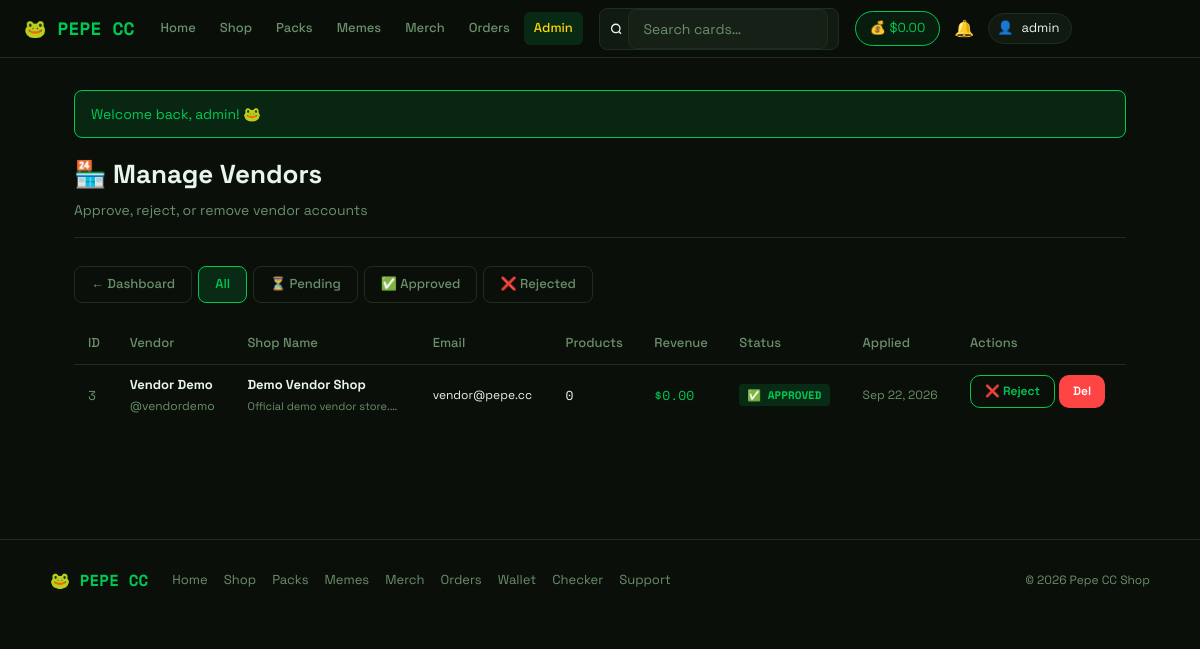
Screenshot of /admin/vendors.php (signed in) with the database file from the repository.
### tables this page shows
CREATE TABLE IF NOT EXISTS users (
    id                INT AUTO_INCREMENT PRIMARY KEY,
    first_name        VARCHAR(100) NOT NULL,
    last_name         VARCHAR(100) NOT NULL,
    email             VARCHAR(191) NOT NULL UNIQUE,
    username          VARCHAR(100) NOT NULL UNIQUE,
    password          VARCHAR(255) NOT NULL,
    role              ENUM('user','admin','vendor') DEFAULT 'user',
    vendor_status     ENUM('pending','approved','rejected') DEFAULT NULL,
    shop_name         VARCHAR(255) DEFAULT NULL,
    shop_desc         TEXT         DEFAULT NULL,
    vendor_applied_at DATETIME     DEFAULT NULL,
    balance           DECIMAL(10,2) NOT NULL DEFAULT 0.00,
    total_spent       DECIMAL(10,2) NOT NULL DEFAULT 0.00,
    referral_code     VARCHAR(20)  DEFAULT NULL UNIQUE,
    referred_by       INT          DEFAULT NULL,
    vip_level         INT          DEFAULT 0,
    created_at        DATETIME     DEFAULT CURRENT_TIMESTAMP
);

### admin/vendors.php (the view, shortened to what this page needs)
<?php
require_once __DIR__ . '/../config/helpers.php';
$db     = getDB();
$filter = $_GET['filter'] ?? 'all';
$where   = ($filter !== 'all') ? "AND vendor_status='$filter'" : '';
$vendors = $db->query("
    SELECT u.*,
           COUNT(DISTINCT p.id) AS product_count,
           COALESCE(SUM(oi.price),0) AS revenue
    FROM users u
    LEFT JOIN products p ON p.vendor_id=u.id AND p.vendor_status='approved'
    LEFT JOIN order_items oi ON oi.vendor_id=u.id
    LEFT JOIN orders o ON o.id=oi.order_id AND o.status='completed'
    WHERE u.role='vendor' $where
    GROUP BY u.id
    ORDER BY u.vendor_applied_at DESC
");
require_once __DIR__ . '/../includes/header.php';
?>
<div class="page-header">
  <div><h1>🏪 Manage Vendors</h1><p>Approve, reject, or remove vendor accounts</p></div>
</div>
<div class="tabs" style="margin-bottom:20px">
  <a class="tab" href="/admin/index.php">← Dashboard</a>
  <a class="tab <?= $filter==='all'?'active':'' ?>" href="?filter=all">All</a>
  <a class="tab <?= $filter==='pending'?'active':'' ?>" href="?filter=pending">⏳ Pending</a>
  <a class="tab <?= $filter==='approved'?'active':'' ?>" href="?filter=approved">✅ Approved</a>
  <a class="tab <?= $filter==='rejected'?'active':'' ?>" href="?filter=rejected">❌ Rejected</a>
</div>
<div class="table-wrap">
  <table>
    <thead>
      <tr><th>ID</th><th>Vendor</th><th>Shop Name</th><th>Email</th><th>Products</th><th>Revenue</th><th>Status</th><th>Applied</th><th>Actions</th></tr>
    </thead>
    <tbody>
    <?php while ($v = $vendors->fetch_assoc()): ?>
    <tr>
      <td class="mono muted"><?= $v['id'] ?></td>
      <td>
        <strong><?= clean($v['first_name'].' '.$v['last_name']) ?></strong><br>
        <span class="muted" style="font-size:12px">@<?= clean($v['username']) ?></span>
      </td>
      <td>
        <strong><?= clean($v['shop_name'] ?? '—') ?></strong>
        <?php if ($v['shop_desc']): ?>
          <br><span class="muted" style="font-size:11px"><?= clean(substr($v['shop_desc'],0,60)) ?>…</span>
        <?php endif; ?>
      </td>
      <td style="font-size:12px"><?= clean($v['email']) ?></td>
      <td class="mono"><?= $v['product_count'] ?></td>
      <td class="mono green">$<?= number_format($v['revenue'],2) ?></td>
      <td>
        <?php if ($v['vendor_status']==='approved'): ?>
          <span class="status status-paid">✅ APPROVED</span>
        <?php elseif ($v['vendor_status']==='pending'): ?>
          <span class="status status-pending">⏳ PENDING</span>
        <?php else: ?>
          <span class="status status-failed">❌ REJECTED</span>
        <?php endif; ?>
      </td>
      <td class="muted" style="font-size:12px">
        <?= $v['vendor_applied_at'] ? date('M j, Y', strtotime($v['vendor_applied_at'])) : '—' ?>
      </td>
      <td style="display:flex;gap:4px;flex-wrap:wrap">
        <?php if ($v['vendor_status']==='pending' || $v['vendor_status']==='approved'): ?>
          <a class="btn btn-sm btn-outline"
             href="?reject=<?= $v['id'] ?>"
             onclick="return confirm('Reject this vendor?')">❌ Reject</a>
        <?php endif; ?>
        <a class="btn btn-sm btn-danger"
           href="?delete=<?= $v['id'] ?>"
           onclick="return confirm('Delete vendor and all their data?')">Del</a>
      </td>
    </tr>
    <?php endwhile; ?>
    </tbody>
  </table>
</div>
<?php require_once __DIR__ . '/../includes/footer.php'; ?>

### includes/header.php (shortened to what this page needs)
<!DOCTYPE html>
<html lang="en">
<head>
  <link rel="stylesheet" href="/assets/style.css">
</head>
<body>
<?php
$__loggedIn = isLoggedIn();
$__isAdmin  = $__loggedIn && isAdmin();
$__user     = $__loggedIn ? currentUser() : null;
$__balance  = ($__loggedIn && $__user) ? getBalance((int)$__user['id']) : 0;
$__currentPath = parse_url($_SERVER['REQUEST_URI'] ?? '/', PHP_URL_PATH);
function __navActive(string $path): string {
    global $__currentPath;
    return $__currentPath === $path ? ' active' : '';
}
?>
<header class="topbar">
  <a class="logo" href="/index.php">🐸 PEPE CC</a>
  <nav class="nav-links">
    <a href="/index.php"         class="<?= __navActive('/index.php') ?>">Home</a>
    <a href="/shop.php"          class="<?= __navActive('/shop.php') ?>">Shop</a>
    <a href="/packs.php"         class="<?= __navActive('/packs.php') ?>">Packs</a>
    <a href="/memes.php"         class="<?= __navActive('/memes.php') ?>">Memes</a>
    <a href="/merch.php"         class="<?= __navActive('/merch.php') ?>">Merch</a>
    <?php if ($__loggedIn): ?>
      <a href="/orders.php"      class="<?= __navActive('/orders.php') ?>">Orders</a>
    <?php endif; ?>
    <?php if ($__isAdmin): ?>
      <a href="/admin/index.php" class="admin-link<?= strpos($__currentPath, '/admin') === 0 ? ' active' : '' ?>">Admin</a>
    <?php endif; ?>
  </nav>
  <form class="search-form hide-mobile" action="/shop.php" method="GET">
    <svg width="14" height="14" viewBox="0 0 24 24" fill="none" stroke="currentColor" stroke-width="2.5"><circle cx="11" cy="11" r="8"/><path d="m21 21-4.35-4.35"/></svg>
    <input type="text" name="search" placeholder="Search cards…" value="<?= htmlspecialchars($_GET['search'] ?? '', ENT_QUOTES, 'UTF-8') ?>">
  </form>
  <div class="user-area">
    <?php if ($__loggedIn && $__user): ?>
      <a href="/user/deposit.php" class="wallet-pill hide-mobile">
        💰 <?= formatBalance($__balance) ?>
      </a>
      <a href="/user/notifications.php" class="notif-bell">
        🔔
      </a>
      <div class="user-pill">
        <span>👤</span>
        <span class="user-pill-name"><?= htmlspecialchars($__user['username'], ENT_QUOTES, 'UTF-8') ?></span>
      </div>
    <?php else: ?>
      <a href="/auth/login.php"    class="btn btn-outline btn-sm">Sign In</a>
      <a href="/auth/register.php" class="btn btn-primary btn-sm hide-mobile">Register</a>
    <?php endif; ?>
  </div>
</header>
<div class="container">
<?= showFlash() ?>

### rows the page displays
users: formatBalance($__balance) "$0.00", username "admin"
users: id "3", first_name+last_name "Vendor Demo", username "vendordemo", shop_name "Demo Vendor Shop", shop_desc "Official demo vendor store.", email "vendor@pepe.cc", product_count "0", revenue "0.00", vendor_status "✅ APPROVED", vendor_applied_at "Sep 22, 2026"

### other values shown
$f['msg'] "Welcome back, admin! 🐸"
